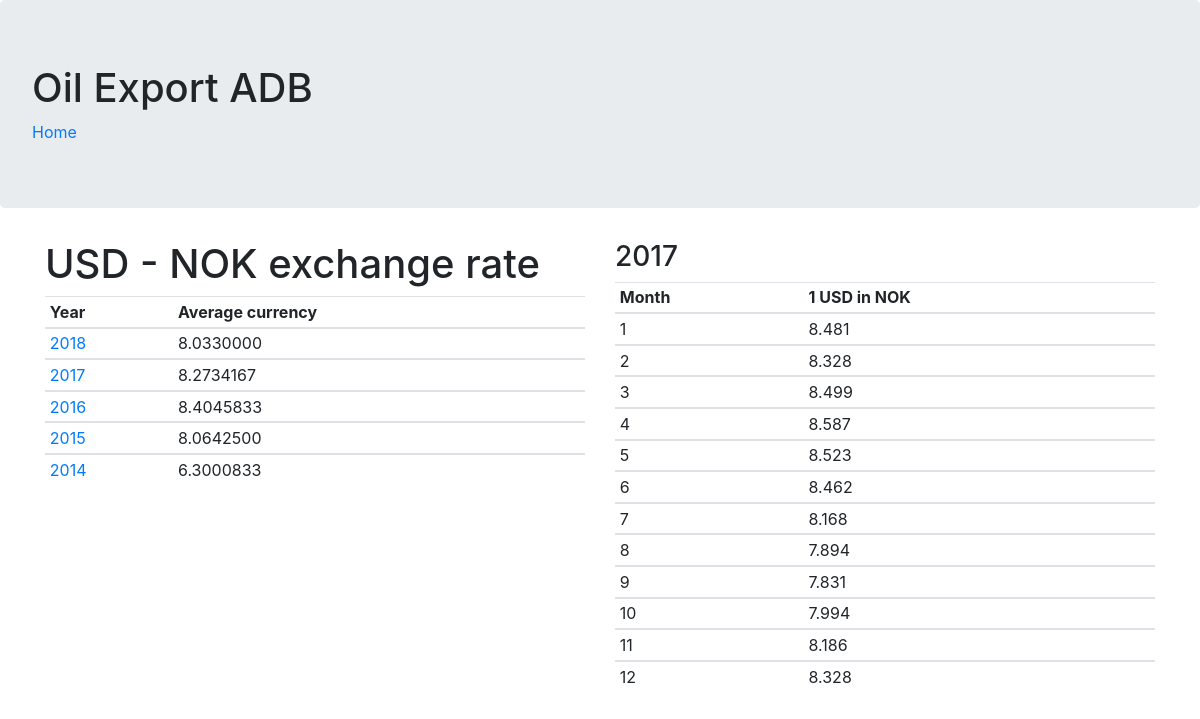
Page /web_mysql/stat4.php on the committed database.
### tables this page shows
create table currency_dim (
  month int not null check (month > 0 and month < 13),
  year int not null check (year > 1970 and year < 2100),
  usdprice numeric(8,3) not null check (usdprice > 1 and usdprice < 20),
  primary key(year, month)
);

### web_mysql/stat4.php (the view, shortened to what this page needs)
<html>
	<head>
		<link href="https://stackpath.bootstrapcdn.com/bootstrap/4.1.3/css/bootstrap.min.css" rel="stylesheet">
	</head>
	<body>
	    <div class='jumbotron'>
			<h1>Oil Export ADB</h1>
			<a href="stat1.php">Home</a>
		</div>
		<?php
		    function openConnection()
		    {
				$config = parse_ini_file('./config.ini');
				$servername = $config['servername'];
				$username = $config['username'];
				$password = $config['password'];
				$dbname = $config['dbname'];
				$conn = new mysqli($servername, $username, $password, $dbname);
				return $conn;
		    }
			function getYearUrlparam()
			{
				 $yyyy = $_GET['year'];
				 if(!$yyyy || $yyyy=='') {
					 $yyyy = "2017";
				 }
				 return $yyyy;
			}
			function createYearlySql()
			{
				return "select year, AVG(usdprice) as avgusd from currency_dim group by year order by year desc";
			}
			function createSql($year)
			{
				return "select c.month, c.year, c.usdprice " .
				"from currency_dim c " .
				"where c.year={$year} " .
				"order by c.month";
			}
			function displayData($avgusdQry, $getQry, $year)
			{
				echo "<div class='container'>";
				echo "<div class='row'>";
				echo "<div class='col-md-6'>";
				echo "<h1>USD - NOK exchange rate</h1>";
				echo "<table class='table table-sm table-hover'>";
				echo "<thead><tr><th>Year</th><th>Average currency</th></tr></thead>";
				while($row = $avgusdQry->fetch_assoc())
				{
					echo "<tbody><tr>";
					echo "<td><a href='stat4.php?year={$row["year"]}'>" . $row["year"] . "</a></td>";
					echo "<td>" . $row["avgusd"] . "</td>";
					echo "</tr></tbody>";
				}
				echo "</table>";
				echo "<div id='chartContainer1' style='height: 370px; width: 100%;'></div>";
				echo "</div>";
				echo "<div class='col-md-6'>";
				echo "<h3>{$year}</h3>";
				echo "<table class='table table-sm table-hover'>";
				echo "<thead><tr><th>Month</th><th>1 USD in NOK</th></tr></thead>";
				while($row = $getQry->fetch_assoc())
				{
					echo "<tbody><tr>";
					echo "<td>" . $row["month"] . "</td>";
					echo "<td>" . $row["usdprice"] . "</td>";
					echo "</tr></tbody>";
				}
				 echo "</table>";
				 echo "</div>";
				 echo "</div>";
				 echo "</div>";
			}
			$conn = openConnection();
			$year = getYearUrlparam();
			$avgusdQry = $conn->query(createYearlySql());
			$sql = createSql($year);
			$getQry = $conn->query($sql);
			displayData($avgusdQry, $getQry, $year);
		?>
	</body>
</html>

### rows in the picture
currency_dim: month "1", usdprice "8.481"
currency_dim: month "2", usdprice "8.328"
currency_dim: month "3", usdprice "8.499"
currency_dim: month "4", usdprice "8.587"
currency_dim: month "5", usdprice "8.523"
currency_dim: month "6", usdprice "8.462"
currency_dim: month "7", usdprice "8.168"
currency_dim: month "8", usdprice "7.894"
currency_dim: month "9", usdprice "7.831"
currency_dim: month "10", usdprice "7.994"
currency_dim: month "11", usdprice "8.186"
currency_dim: month "12", usdprice "8.328"

### other values in the picture
$row["year"] "2018"
$row["avgusd"] "8.0330000"
$row["year"] "2017"
$row["avgusd"] "8.2734167"
$row["year"] "2016"
$row["avgusd"] "8.4045833"
$row["year"] "2015"
$row["avgusd"] "8.0642500"
$row["year"] "2014"
$row["avgusd"] "6.3000833"
$year "2017"
